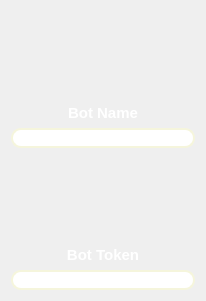
       <widget class="QWidget" name="viber_page">
        <property name="geometry">
         <rect>
          <x>0</x>
          <y>0</y>
          <width>206</width>
          <height>301</height>
         </rect>
        </property>
        <attribute name="label">
         <string>Viber</string>
        </attribute>
        <layout class="QGridLayout" name="gridLayout_10">
         <item row="0" column="0">
          <widget class="QLabel" name="label_11">
           <property name="font">
            <font>
             <pointsize>11</pointsize>
             <bold>true</bold>
            </font>
           </property>
           <property name="styleSheet">
            <string notr="true">color: rgb(255, 255, 255);</string>
           </property>
           <property name="text">
            <string>Bot Name</string>
           </property>
           <property name="alignment">
            <set>Qt::AlignBottom|Qt::AlignHCenter</set>
           </property>
          </widget>
         </item>
         <item row="2" column="0">
          <widget class="QLabel" name="label_12">
           <property name="font">
            <font>
             <pointsize>11</pointsize>
             <bold>true</bold>
            </font>
           </property>
           <property name="styleSheet">
            <string notr="true">color: rgb(255, 255, 255);</string>
           </property>
           <property name="text">
            <string>Bot Token</string>
           </property>
           <property name="alignment">
            <set>Qt::AlignBottom|Qt::AlignHCenter</set>
           </property>
          </widget>
         </item>
         <item row="1" column="0">
          <widget class="QLineEdit" name="bot_name_tb">
           <property name="styleSheet">
            <string notr="true">QLineEdit {
color: gray;
 border: 2px solid gray;
background-color: '#ffcb9a';
border-color: beige;
 border-radius: 10px;
}</string>
           </property>
           <property name="frame">
            <bool>true</bool>
           </property>
           <property name="alignment">
            <set>Qt::AlignCenter</set>
           </property>
          </widget>
         </item>
         <item row="3" column="0">
          <widget class="QLineEdit" name="bot_token_tb">
           <property name="styleSheet">
            <string notr="true">QLineEdit {
color: gray;
 border: 2px solid gray;
background-color: '#ffcb9a';
border-color: beige;
 border-radius: 10px;
}</string>
           </property>
           <property name="frame">
            <bool>true</bool>
           </property>
           <property name="echoMode">
            <enum>QLineEdit::Password</enum>
           </property>
           <property name="alignment">
            <set>Qt::AlignCenter</set>
           </property>
          </widget>
         </item>
        </layout>
       </widget>
